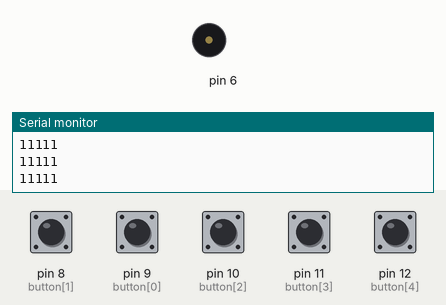
A sketch run on a simulated Arduino Uno, built with avr-gcc and run on an emulated ATmega328P. On the bench: buzzer (waves = sounding), the last lines printed to the serial monitor. Inputs (shaded band) come from the test bench; at power-on: pin 8 (button[1]), pin 9 (button[0]), pin 10 (button[2]), pin 11 (button[3]), pin 12 (button[4]) HIGH.

Above: at 1.2 s.
1.3 s: pin 8 (button[1]) pulled LOW for 0.15 s
At 1.37 s:
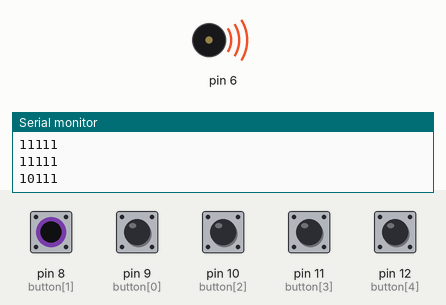
2.9 s: pin 9 (button[0]) pulled LOW for 0.15 s
At 4.0 s:
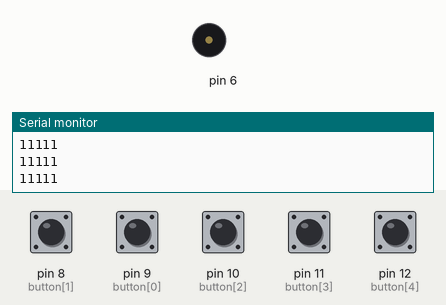
4.5 s: pin 10 (button[2]) pulled LOW for 0.15 s
At 5.1 s:
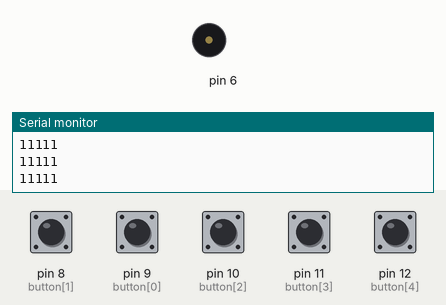
6.1 s: pin 11 (button[3]) pulled LOW for 0.15 s
At 7.4 s:
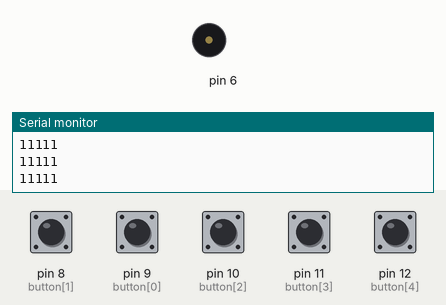
7.7 s: pin 12 (button[4]) pulled LOW for 0.15 s
At 7.77 s:
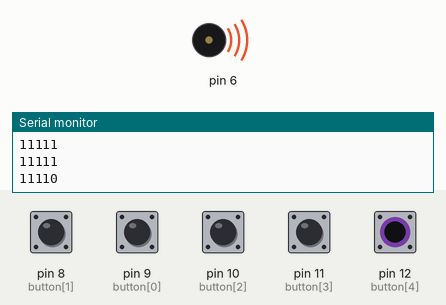
Timing chart, 0 to 10.3 s (numbered marks = the images above; inputs shaded):
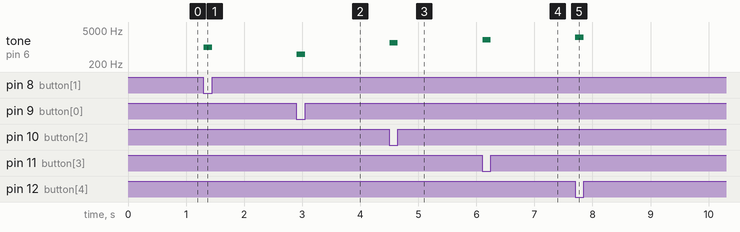

The sketch:

pianino.ino
```cpp
int button [5] = {9,8,10,11,12};
void setup() {
  // put your setup code here, to run once:
  Serial.begin(9600);
  pinMode(button[0], INPUT_PULLUP);
  pinMode(button[1], INPUT_PULLUP);
  pinMode(button[2], INPUT_PULLUP);
  pinMode(button[3], INPUT_PULLUP);
  pinMode(button[4], INPUT_PULLUP);
}

void loop() {
  // put your main code here, to run repeatedly:
  Serial.print(digitalRead(button[0]));
  Serial.print(digitalRead(button[1]));
  Serial.print(digitalRead(button[2]));
  Serial.print(digitalRead(button[3]));
  Serial.println(digitalRead(button[4]));


  if (digitalRead(button[0])==0) {
    tone(6, 500);
  }
  else if (digitalRead(button[1])==0) {
    tone(6, 1000);
  }
  else if (!digitalRead(button[2])) {
    tone(6, 1500);
  }
  else if (!digitalRead(button[3])) {
    tone(6, 2000);
  }
  else if (!digitalRead(button[4])) {
    tone(6, 2500);
  }
  else{noTone(6);
  }
}
```

Measured:
- after the input at 1.3 s, tone on pin 6: silent → 1000 Hz at once, → silent 0.15 s later
- after the input at 2.9 s, tone on pin 6: silent → 500 Hz at once, → silent 0.15 s later
- after the input at 4.5 s, tone on pin 6: silent → 1500 Hz at once, → silent 0.15 s later
- after the input at 6.1 s, tone on pin 6: silent → 2000 Hz at once, → silent 0.15 s later
- after the input at 7.7 s, tone on pin 6: silent → 2500 Hz at once, → silent 0.15 s later
